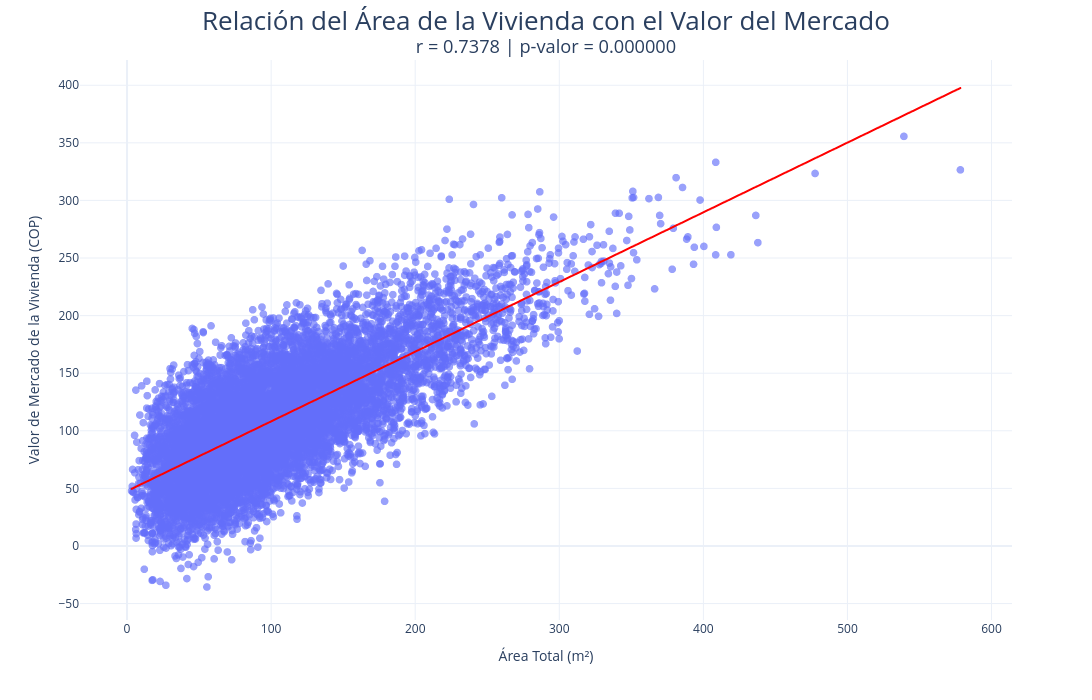

Notebook code for this chart:
### Code cell
# ===================== #
# Gráfico de Dispersión #
# ===================== #

# CORRELACIÓN PEARSON
corr,p_valor = pearsonr(
    data["area_total_m2"],
    data["valor_de_mercado_de_la_vivienda"]
)

print(f"Correlación Pearson: {corr:.4f}")
print(f"p-valor: {p_valor:.6f}")

# SCATTER + REGRESIÓN
fig = px.scatter(
    data,
    x="area_total_m2",
    y="valor_de_mercado_de_la_vivienda",
    trendline="ols",
    trendline_color_override="red",
    opacity=0.65,
    hover_data=data.columns
)

fig.update_traces(
    marker=dict(size=8),
    hovertemplate=
    "<b>Área Total</b>: %{x:.2f} m²<br>" +
    "<b>Valor Mercado</b>: %{y:$,.0f}<extra></extra>"
)

# LAYOUT
fig.update_layout(
    template="plotly_white",
    title={
        "text":
        "Relación del Área de la Vivienda con el Valor del Mercado"
        f"<br><sup>r = {corr:.4f} | p-valor = {p_valor:.6f}</sup>",
        "x":0.5,
        "font":{"size":26}
    },
    xaxis_title="Área Total (m²)",
    yaxis_title="Valor de Mercado de la Vivienda (COP)",
    width=1100,
    height=700
)

fig.show()

### Figure 1 — Plotly figure (JSON) as saved in the notebook; plotly's stock layout.template omitted (floating-point values rounded to 4 significant figures; data arrays with more than 128 entries replaced by an {"elided": "..."} marker saying what was removed)
{"data": [{"customdata": {"elided": "10000x29 mixed values"}, "hovertemplate": "<b>Área Total</b>: %{x:.2f} m²<br><b>Valor Mercado</b>: %{y:$,.0f}<extra></extra>", "legendgroup": "", "marker": {"color": "#636efa", "opacity": 0.65, "size": 8, "symbol": "circle"}, "mode": "markers", "name": "", "showlegend": false, "type": "scattergl", "x": {"elided": "10000 float values"}, "xaxis": "x", "y": {"elided": "10000 float values"}, "yaxis": "y"}, {"hovertemplate": "<b>Área Total</b>: %{x:.2f} m²<br><b>Valor Mercado</b>: %{y:$,.0f}<extra></extra>", "legendgroup": "", "line": {"color": "red"}, "marker": {"color": "#636efa", "size": 8, "symbol": "circle"}, "mode": "lines", "name": "", "showlegend": false, "type": "scattergl", "x": {"elided": "10000 float values"}, "xaxis": "x", "y": {"elided": "10000 float values"}, "yaxis": "y"}], "layout": {"height": 700, "legend": {"tracegroupgap": 0}, "margin": {"t": 60}, "title": {"font": {"size": 26}, "text": "Relación del Área de la Vivienda con el Valor del Mercado<br><sup>r = 0.7378 | p-valor = 0.000000</sup>", "x": 0.5}, "width": 1100, "xaxis": {"anchor": "y", "domain": [0, 1], "title": {"text": "Área Total (m²)"}}, "yaxis": {"anchor": "x", "domain": [0, 1], "title": {"text": "Valor de Mercado de la Vivienda (COP)"}}}}
